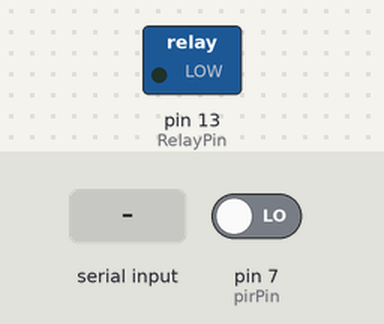
The sketch below on a simulated Arduino Uno, built with avr-gcc and run on an emulated ATmega328P. Parts: switched loads named in the sketch (green lamp = pin HIGH). The inputs (shaded band) are chosen by the test bench; at power-on: pin 7 (pirPin) LOW. What the sketch prints to the serial monitor is not drawn.

Above: at 1.2 s.
1.3 s: "3" received over Serial
At 1.8 s:
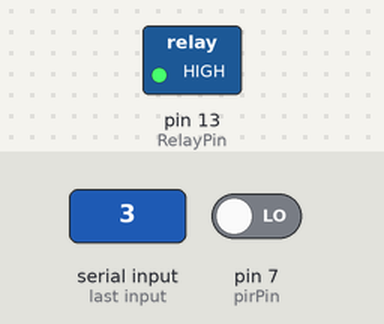
2.8 s: "2" received over Serial
At 4.2 s:
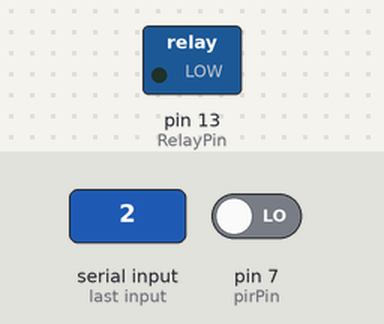
Timing chart, 0 to 5.8 s (numbered marks = the images above; inputs shaded):
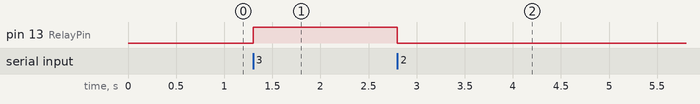

The sketch:

FINAL.ino
```cpp
const int pirPin = 7;
int RelayPin = 13;
int data;

void setup() {
// put your setup code here, to run once:
//pins
pinMode(pirPin, INPUT);
pinMode(RelayPin, OUTPUT);
Serial.begin(9600);

}


void sendData(){
 if(digitalRead(pirPin) == HIGH){
  Serial.write(4);
  Serial.println("Motion Detected");
 }

 else if(digitalRead(pirPin) == LOW){
  Serial.write(5);
  Serial.println("No Motion");
  }
}


void loop() {
// put your main code here, to run repeatedly:
  while (Serial.available() > 0) { //wait here until the data is available
  data = Serial.read();

  sendData();


  if (data == '2') {
    digitalWrite(RelayPin, LOW);
    Serial.println("Bulb On");
  }

  else if (data == '3'){
    digitalWrite(RelayPin, HIGH);
    Serial.println("Bulb Off");
  }
}

}
```

Measured:
- after the input at 1.3 s, pin 13 (RelayPin): LOW → HIGH at once
- after the input at 2.8 s, pin 13 (RelayPin): HIGH → LOW at once
